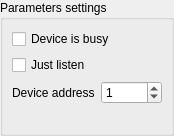
<?xml version="1.0" encoding="UTF-8"?>
<ui version="4.0">
 <class>SAKModbusCommonServerSection</class>
 <widget class="QWidget" name="SAKModbusCommonServerSection">
  <property name="geometry">
   <rect>
    <x>0</x>
    <y>0</y>
    <width>174</width>
    <height>132</height>
   </rect>
  </property>
  <property name="windowTitle">
   <string notr="true">Form</string>
  </property>
  <layout class="QVBoxLayout" name="verticalLayout">
   <property name="leftMargin">
    <number>0</number>
   </property>
   <property name="topMargin">
    <number>0</number>
   </property>
   <property name="rightMargin">
    <number>0</number>
   </property>
   <property name="bottomMargin">
    <number>0</number>
   </property>
   <item>
    <widget class="QGroupBox" name="serverConfigurationGroupBox">
     <property name="sizePolicy">
      <sizepolicy hsizetype="Preferred" vsizetype="Preferred">
       <horstretch>0</horstretch>
       <verstretch>0</verstretch>
      </sizepolicy>
     </property>
     <property name="title">
      <string>Parameters settings</string>
     </property>
     <layout class="QGridLayout" name="gridLayout">
      <item row="1" column="0" colspan="2">
       <widget class="QCheckBox" name="listenLonlyCheckBox">
        <property name="text">
         <string>Just listen</string>
        </property>
       </widget>
      </item>
      <item row="2" column="0">
       <widget class="QLabel" name="label_17">
        <property name="sizePolicy">
         <sizepolicy hsizetype="Fixed" vsizetype="Preferred">
          <horstretch>0</horstretch>
          <verstretch>0</verstretch>
         </sizepolicy>
        </property>
        <property name="text">
         <string>Device address</string>
        </property>
       </widget>
      </item>
      <item row="2" column="1">
       <widget class="QSpinBox" name="serverAddressSpinBox">
        <property name="maximum">
         <number>247</number>
        </property>
        <property name="value">
         <number>1</number>
        </property>
       </widget>
      </item>
      <item row="0" column="0" colspan="2">
       <widget class="QCheckBox" name="busyCheckBox">
        <property name="text">
         <string>Device is busy</string>
        </property>
       </widget>
      </item>
      <item row="3" column="0" colspan="2">
       <widget class="QLabel" name="label">
        <property name="sizePolicy">
         <sizepolicy hsizetype="Preferred" vsizetype="Expanding">
          <horstretch>0</horstretch>
          <verstretch>0</verstretch>
         </sizepolicy>
        </property>
        <property name="text">
         <string notr="true"/>
        </property>
       </widget>
      </item>
     </layout>
    </widget>
   </item>
  </layout>
 </widget>
 <resources/>
 <connections/>
</ui>
